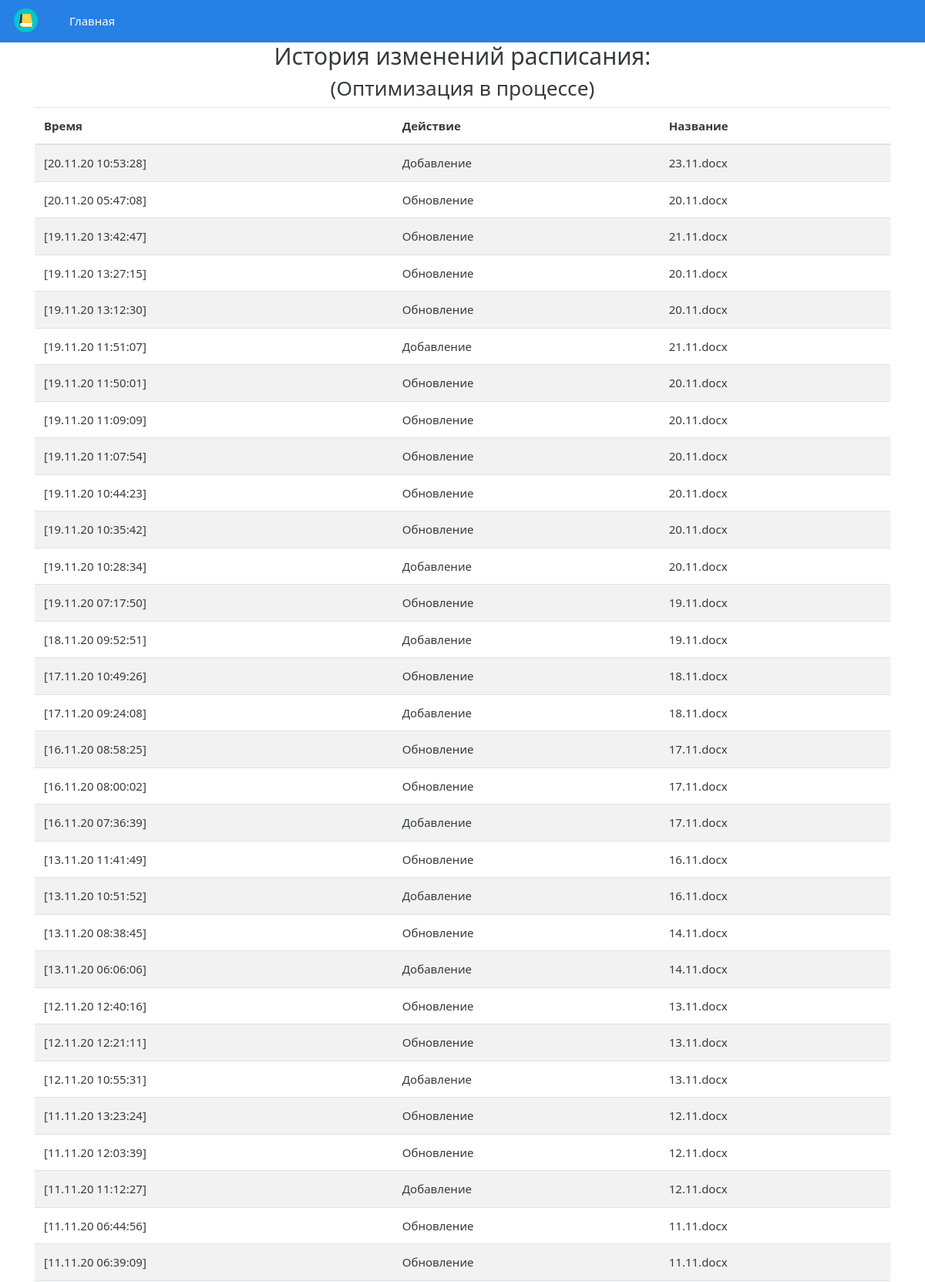
The page /history.php (upper part) on the database its author committed.
### tables this page shows
CREATE TABLE `last_action` (
  `id` int NOT NULL,
  `unix_last_time` int NOT NULL,
  `action` int NOT NULL,
  `name` varchar(255) NOT NULL
);

### history.php (the view, shortened to what this page needs)
<?php
	include("db.php");
?>
<!doctype html>
<html lang="ru">
	<head>
		<link rel="stylesheet" href="css/studsovet.css">
		<link rel="stylesheet" href="css/bootstrap-select.css">
	</head>
	<body>
		<nav class="navbar navbar-expand-lg navbar-dark bg-primary">
			<a class="navbar-brand" href="index.php">
				<img class="logo-custom center-block" style="margin-top: -5px" width="70%" src="favicon.ico" alt="">
			</a>
			<div class="collapse navbar-collapse" id="navbarCollapse">
			  <ul class="navbar-nav mr-auto">
				<li class="nav-item active">
				  <a class="nav-link" href="index.php">Главная</a>
				</li>
			  </ul>
			</div>
		</nav>
		<div class="container">
			<h2 align="center"><b>История изменений расписания:</b></h2>
			<h3 align="center">(Оптимизация в процессе)</h3>
			<table class="table table-striped">
			  <thead>
				<tr>
				  <th scope="col">Время</th>
				  <th scope="col">Действие</th>
				  <th scope="col">Название</th>
				</tr>
			  </thead>
			  <tbody>
				<?php
				$get_list = mysqli_query($connect, "SELECT * FROM `last_action` ORDER BY `id` DESC LIMIT 250");
				$get_list_num_rows = mysqli_num_rows($get_list);
				if($get_list_num_rows > 0)
				{
					while ($row = mysqli_fetch_assoc($get_list))
					{
						$get_name = $row['name'];
						$get_time = $row['unix_last_time'];
						$get_action = $row['action'];
						echo '<tr>';
						echo '<td>'.date('[d.m.y H:i:s]', $get_time).'</td>';
						if($get_action == 1)
						{
							echo '<td>Добавление</td>';
						}
						else
						{
							echo '<td>Обновление</td>';
						}
						echo '<td>'.$get_name.'</td>';
						echo '</tr>';
					}
				}
				?>
			  </tbody>
			</table>
		</div>
	</body>
</html>

### history.php (style rules this page uses)
html { height: 95%; }
body { min-height:95%; position:relative; padding-bottom: 70px; }

### rows shown on the page
last_action: unix_last_time "[20.11.20 10:53:28]", action "Добавление", name "23.11.docx"
last_action: unix_last_time "[20.11.20 05:47:08]", action "Обновление", name "20.11.docx"
last_action: unix_last_time "[19.11.20 13:42:47]", action "Обновление", name "21.11.docx"
last_action: unix_last_time "[19.11.20 13:27:15]", action "Обновление", name "20.11.docx"
last_action: unix_last_time "[19.11.20 13:12:30]", action "Обновление", name "20.11.docx"
last_action: unix_last_time "[19.11.20 11:51:07]", action "Добавление", name "21.11.docx"
last_action: unix_last_time "[19.11.20 11:50:01]", action "Обновление", name "20.11.docx"
last_action: unix_last_time "[19.11.20 11:09:09]", action "Обновление", name "20.11.docx"
last_action: unix_last_time "[19.11.20 11:07:54]", action "Обновление", name "20.11.docx"
last_action: unix_last_time "[19.11.20 10:44:23]", action "Обновление", name "20.11.docx"
last_action: unix_last_time "[19.11.20 10:35:42]", action "Обновление", name "20.11.docx"
last_action: unix_last_time "[19.11.20 10:28:34]", action "Добавление", name "20.11.docx"
last_action: unix_last_time "[19.11.20 07:17:50]", action "Обновление", name "19.11.docx"
last_action: unix_last_time "[18.11.20 09:52:51]", action "Добавление", name "19.11.docx"
last_action: unix_last_time "[17.11.20 10:49:26]", action "Обновление", name "18.11.docx"
last_action: unix_last_time "[17.11.20 09:24:08]", action "Добавление", name "18.11.docx"
last_action: unix_last_time "[16.11.20 08:58:25]", action "Обновление", name "17.11.docx"
last_action: unix_last_time "[16.11.20 08:00:02]", action "Обновление", name "17.11.docx"
last_action: unix_last_time "[16.11.20 07:36:39]", action "Добавление", name "17.11.docx"
last_action: unix_last_time "[13.11.20 11:41:49]", action "Обновление", name "16.11.docx"
last_action: unix_last_time "[13.11.20 10:51:52]", action "Добавление", name "16.11.docx"
last_action: unix_last_time "[13.11.20 08:38:45]", action "Обновление", name "14.11.docx"
last_action: unix_last_time "[13.11.20 06:06:06]", action "Добавление", name "14.11.docx"
last_action: unix_last_time "[12.11.20 12:40:16]", action "Обновление", name "13.11.docx"
last_action: unix_last_time "[12.11.20 12:21:11]", action "Обновление", name "13.11.docx"
last_action: unix_last_time "[12.11.20 10:55:31]", action "Добавление", name "13.11.docx"
last_action: unix_last_time "[11.11.20 13:23:24]", action "Обновление", name "12.11.docx"
last_action: unix_last_time "[11.11.20 12:03:39]", action "Обновление", name "12.11.docx"
last_action: unix_last_time "[11.11.20 11:12:27]", action "Добавление", name "12.11.docx"
last_action: unix_last_time "[11.11.20 06:44:56]", action "Обновление", name "11.11.docx"
last_action: unix_last_time "[11.11.20 06:39:09]", action "Обновление", name "11.11.docx"
